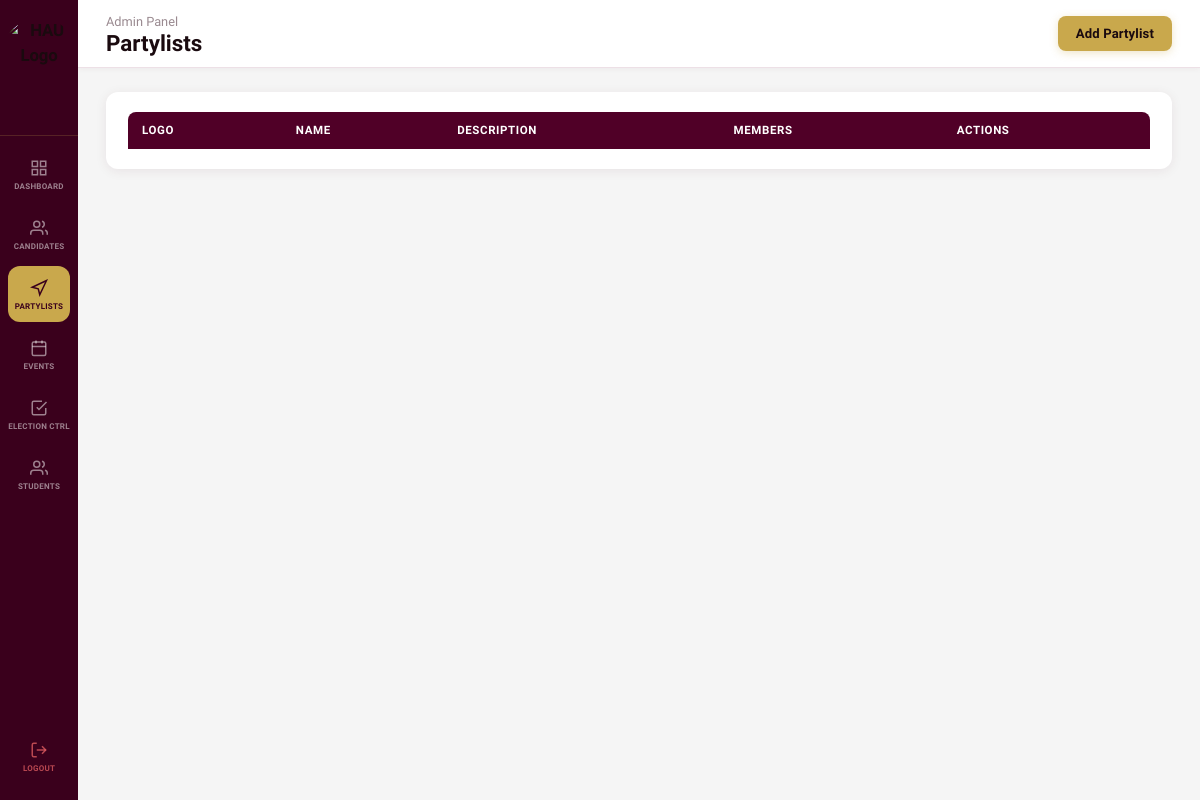
/admin/partylists.php (signed in), run on an earlier commit of the app's database.
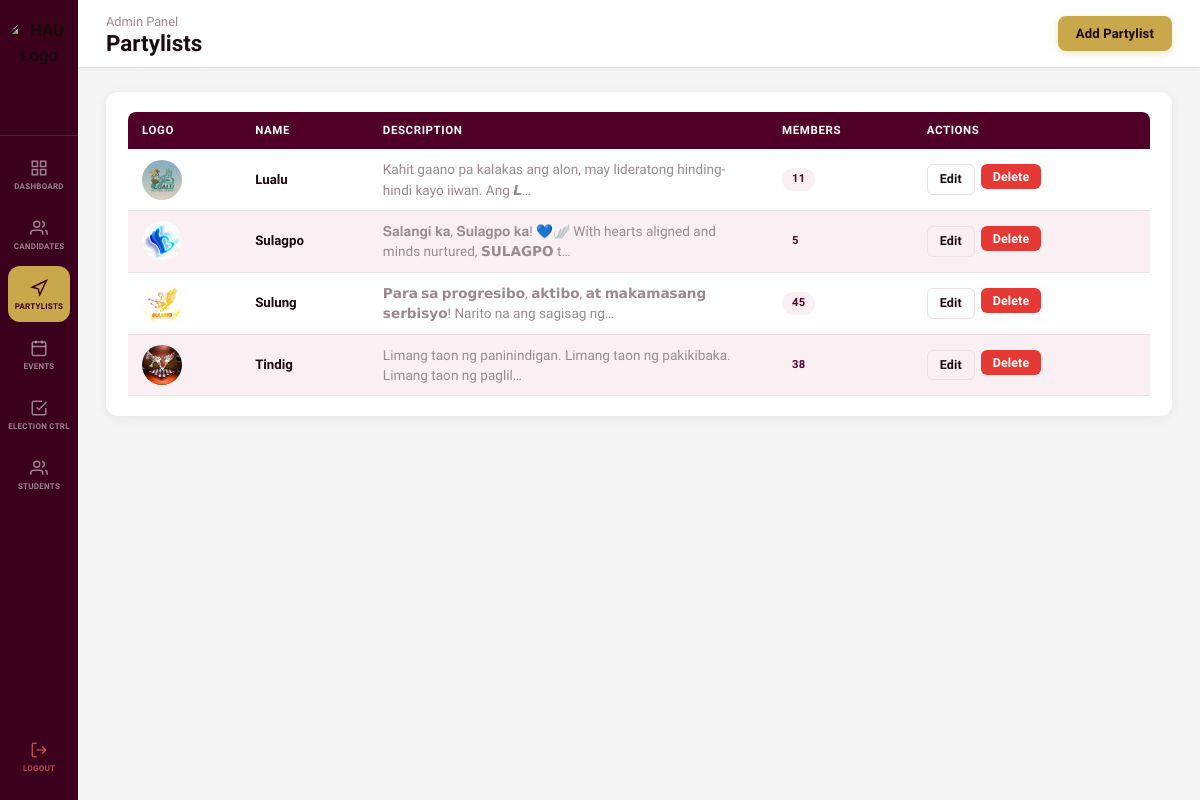
And on a later commit of the database.
### tables this page shows
CREATE TABLE `partylists` (
  `id` int(11) NOT NULL AUTO_INCREMENT,
  `name` varchar(120) NOT NULL,
  `description` text DEFAULT NULL,
  `logo` varchar(255) DEFAULT NULL,
  `created_at` timestamp NOT NULL DEFAULT current_timestamp(),
  PRIMARY KEY (`id`)
);

### admin/partylists.php (the view, shortened to what the changed rows need)
<?php
require_once 'auth_guard.php';
$activePage = 'partylists';
$edit_pl = null;
$show_form = (isset($_GET['action']) && $_GET['action'] === 'add') || $edit_pl;
$partylists = $conn->query("SELECT p.*, COUNT(c.id) AS member_count FROM partylists p LEFT JOIN candidates c ON c.partylist_id = p.id GROUP BY p.id ORDER BY p.name");
?>
<!DOCTYPE html>
<html lang="en">
<head>
    <link rel="stylesheet" href="../css/styles.css">
</head>
<body class="dash-body">
<?php include 'sidebar.php'; ?>
<div style="flex:1;display:flex;flex-direction:column;">
<header class="topbar">
    <div class="topbar-left"><p class="topbar-welcome">Admin Panel</p><h1 class="topbar-title">Partylists</h1></div>
</header>
<main class="dash-content">
    <?php if ($show_form): ?>
    <div class="card" style="max-width:580px;">
        <h3 class="card-title"><?= $edit_pl ? 'Edit Partylist' : 'Add Partylist' ?></h3>
        <form method="POST" action="" enctype="multipart/form-data">
            <input type="hidden" name="action" value="<?= $edit_pl ? 'edit' : 'add' ?>">
            <?php if ($edit_pl): ?>
            <input type="hidden" name="id" value="<?= $edit_pl['id'] ?>">
            <input type="hidden" name="existing_logo" value="<?= htmlspecialchars($edit_pl['logo'] ?? '') ?>">
            <?php endif; ?>
            <div class="form-group">
                <label class="form-label">Partylist Name *</label>
                <div class="input-wrap"><input type="text" name="name" required value="<?= htmlspecialchars($edit_pl['name'] ?? '') ?>"></div>
            </div>
            <div class="form-group">
                <label class="form-label">Description</label>
                <div class="input-wrap" style="align-items:flex-start;padding:12px 14px;">
                    <textarea name="description" rows="3" style="border:none;outline:none;background:transparent;width:100%;"><?= htmlspecialchars($edit_pl['description'] ?? '') ?></textarea>
                </div>
            </div>
            <div class="form-group">
                <label class="form-label">Logo</label>
                <div class="input-wrap" style="padding:8px 14px;"><input type="file" name="logo" accept="image/*" style="padding:4px 0;"></div>
            </div>
            <div style="display:flex;gap:10px;">
                <button type="submit" class="btn btn-gold"><?= $edit_pl ? 'Save Changes' : 'Add Partylist' ?></button>
                <a href="partylists.php" class="btn btn-outline">Cancel</a>
            </div>
        </form>
    </div>
    <?php else: ?>
    <div class="card">
        <div style="overflow-x:auto;">
            <table class="data-table">
                <thead><tr><th>Logo</th><th>Name</th><th>Description</th><th>Members</th><th>Actions</th></tr></thead>
                <tbody>
                    <?php while ($pl = $partylists->fetch_assoc()): ?>
                    <tr>
                        <td><?php if ($pl['logo']): ?><img src="../<?= htmlspecialchars($pl['logo']) ?>" style="width:40px;height:40px;object-fit:cover;border-radius:50%;"><?php else: ?><?php endif; ?></td>
                        <td><strong><?= htmlspecialchars($pl['name']) ?></strong></td>
                        <td style="font-size:.85rem;color:var(--muted);max-width:240px;"><?= htmlspecialchars(mb_strimwidth($pl['description'] ?? '', 0, 80, '…')) ?></td>
                        <td><span class="badge badge-purple"><?= $pl['member_count'] ?></span></td>
                        <td>
                            <div style="display:flex;gap:6px;">
                                <a href="partylists.php?edit=<?= $pl['id'] ?>" class="btn btn-outline btn-sm">Edit</a>
                                <form method="POST" style="display:inline;" onsubmit="return confirm('Delete this partylist?')">
                                    <button type="submit" class="btn btn-danger btn-sm">Delete</button>
                                </form>
                            </div>
                        </td>
                    </tr>
                    <?php endwhile; ?>
                </tbody>
            </table>
        </div>
    </div>
    <?php endif; ?>
</main>
</div>
</body>
</html>

### admin/sidebar.php (shortened to what the changed rows need)
<?php
$admin_pages = [
    'dashboard'  => ['label' => 'Dashboard',    'href' => '/govtrackr/admin/dashboard.php',  'icon' => '<svg viewBox="0 0 24 24" fill="none" stroke="currentColor" stroke-width="2"><rect x="3" y="3" width="7" height="7"/><rect x="14" y="3" width="7" height="7"/><rect x="3" y="14" width="7" height="7"/><rect x="14" y="14" width="7" height="7"/></svg>'],
    'candidates' => ['label' => 'Candidates',   'href' => '/govtrackr/admin/candidates.php', 'icon' => '<svg viewBox="0 0 24 24" fill="none" stroke="currentColor" stroke-width="2"><path d="M17 21v-2a4 4 0 0 0-4-4H5a4 4 0 0 0-4 4v2"/><circle cx="9" cy="7" r="4"/><path d="M23 21v-2a4 4 0 0 0-3-3.87"/><path d="M16 3.13a4 4 0 0 1 0 7.75"/></svg>'],
    'partylists' => ['label' => 'Partylists',   'href' => '/govtrackr/admin/partylists.php', 'icon' => '<svg viewBox="0 0 24 24" fill="none" stroke="currentColor" stroke-width="2"><polygon points="3 11 22 2 13 21 11 13 3 11"/></svg>'],
    'events'     => ['label' => 'Events',        'href' => '/govtrackr/admin/events.php',     'icon' => '<svg viewBox="0 0 24 24" fill="none" stroke="currentColor" stroke-width="2"><rect x="3" y="4" width="18" height="18" rx="2"/><line x1="16" y1="2" x2="16" y2="6"/><line x1="8" y1="2" x2="8" y2="6"/><line x1="3" y1="10" x2="21" y2="10"/></svg>'],
    'election'   => ['label' => 'Election Ctrl','href' => '/govtrackr/admin/election.php',   'icon' => '<svg viewBox="0 0 24 24" fill="none" stroke="currentColor" stroke-width="2"><path d="M9 11l3 3L22 4"/><path d="M21 12v7a2 2 0 0 1-2 2H5a2 2 0 0 1-2-2V5a2 2 0 0 1 2-2h11"/></svg>'],
    'users'      => ['label' => 'Students',      'href' => '/govtrackr/admin/users.php',      'icon' => '<svg viewBox="0 0 24 24" fill="none" stroke="currentColor" stroke-width="2"><path d="M17 21v-2a4 4 0 0 0-4-4H5a4 4 0 0 0-4 4v2"/><circle cx="9" cy="7" r="4"/><path d="M23 21v-2a4 4 0 0 0-3-3.87"/><path d="M16 3.13a4 4 0 0 1 0 7.75"/></svg>'],
];
$active = $activePage ?? '';
?>
<head>
</head>
<aside class="sidebar">
    <nav class="sidebar-nav">
        <?php foreach ($admin_pages as $key => $p): ?>
        <a href="<?= $p['href'] ?>"
           class="nav-item <?= $active === $key ? 'active' : '' ?>"
           title="<?= $p['label'] ?>">
            <span class="nav-icon"><?= $p['icon'] ?></span>
            <span class="nav-label"><?= $p['label'] ?></span>
        </a>
        <?php endforeach; ?>
    </nav>
</aside>

What changed in the data, as far as the page shows it:
added partylists: logo (picture), name "Lualu", description "Kahit gaano pa kalakas ang alon, may lideratong hinding-hindi kayo iiwan. Ang 𝙇…", member_count "11"
added partylists: logo (picture), name "Sulagpo", description "𝐒𝐚𝐥𝐚𝐧𝐠𝐢 𝐤𝐚, 𝐒𝐮𝐥𝐚𝐠𝐩𝐨 𝐤𝐚! 💙🪽 With hearts aligned and minds nurtured, 𝗦𝗨𝗟𝗔𝗚𝗣𝗢 t…", member_count "5"
added partylists: logo (picture), name "Sulung", description "𝗣𝗮𝗿𝗮 𝘀𝗮 𝗽𝗿𝗼𝗴𝗿𝗲𝘀𝗶𝗯𝗼, 𝗮𝗸𝘁𝗶𝗯𝗼, 𝗮𝘁 𝗺𝗮𝗸𝗮𝗺𝗮𝘀𝗮𝗻𝗴 𝘀𝗲𝗿𝗯𝗶𝘀𝘆𝗼! Narito na ang sagisag ng…", member_count "45"
added partylists: logo (picture), name "Tindig", description "Limang taon ng paninindigan. Limang taon ng pakikibaka. Limang taon ng paglil…", member_count "38"
